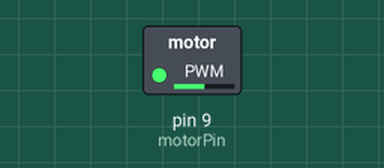
Simulated run of this sketch. Board: Arduino Uno, built with avr-gcc and run on an emulated ATmega328P. Parts: switched loads named in the sketch (green lamp = pin HIGH).

Above: at 0.1 s.
Timing chart, 0 to 1.6 s (numbered marks = the images above):
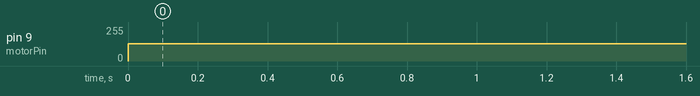

The sketch:

set_rmp.ino
```cpp
const int motorPin = 9;

void setup() {
  pinMode(motorPin, OUTPUT);
}

void loop() {
  analogWrite(motorPin, 128);  // 0 - 255 (128 = ~50% speed)
}
```

Measured:
- by itself, pin 9 (motorPin): 0/255 → 128/255 at 0.00 s
